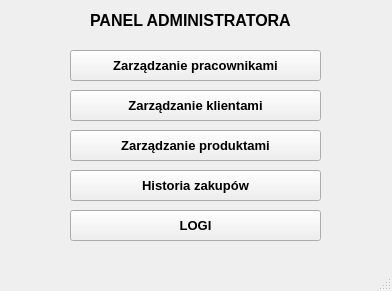
<?xml version="1.0" encoding="UTF-8"?>
<ui version="4.0">
 <class>MainWindow</class>
 <widget class="QMainWindow" name="MainWindow">
  <property name="geometry">
   <rect>
    <x>0</x>
    <y>0</y>
    <width>392</width>
    <height>291</height>
   </rect>
  </property>
  <property name="windowTitle">
   <string>MainWindow</string>
  </property>
  <widget class="QWidget" name="centralwidget">
   <widget class="QPushButton" name="pushButton_2">
    <property name="geometry">
     <rect>
      <x>70</x>
      <y>50</y>
      <width>251</width>
      <height>31</height>
     </rect>
    </property>
    <property name="font">
     <font>
      <pointsize>10</pointsize>
      <weight>75</weight>
      <bold>true</bold>
     </font>
    </property>
    <property name="text">
     <string>Zarządzanie pracownikami</string>
    </property>
   </widget>
   <widget class="QPushButton" name="pushButton_3">
    <property name="geometry">
     <rect>
      <x>70</x>
      <y>90</y>
      <width>251</width>
      <height>31</height>
     </rect>
    </property>
    <property name="font">
     <font>
      <pointsize>10</pointsize>
      <weight>75</weight>
      <bold>true</bold>
     </font>
    </property>
    <property name="autoFillBackground">
     <bool>false</bool>
    </property>
    <property name="text">
     <string>Zarządzanie klientami</string>
    </property>
   </widget>
   <widget class="QLabel" name="label">
    <property name="geometry">
     <rect>
      <x>90</x>
      <y>0</y>
      <width>221</width>
      <height>41</height>
     </rect>
    </property>
    <property name="font">
     <font>
      <pointsize>12</pointsize>
      <weight>75</weight>
      <bold>true</bold>
     </font>
    </property>
    <property name="text">
     <string>PANEL ADMINISTRATORA</string>
    </property>
   </widget>
   <widget class="QPushButton" name="pushButton_4">
    <property name="geometry">
     <rect>
      <x>70</x>
      <y>210</y>
      <width>251</width>
      <height>31</height>
     </rect>
    </property>
    <property name="font">
     <font>
      <pointsize>10</pointsize>
      <weight>75</weight>
      <bold>true</bold>
     </font>
    </property>
    <property name="autoFillBackground">
     <bool>false</bool>
    </property>
    <property name="text">
     <string>LOGI</string>
    </property>
   </widget>
   <widget class="QPushButton" name="pushButton_5">
    <property name="geometry">
     <rect>
      <x>70</x>
      <y>130</y>
      <width>251</width>
      <height>31</height>
     </rect>
    </property>
    <property name="font">
     <font>
      <pointsize>10</pointsize>
      <weight>75</weight>
      <bold>true</bold>
     </font>
    </property>
    <property name="autoFillBackground">
     <bool>false</bool>
    </property>
    <property name="text">
     <string>Zarządzanie produktami</string>
    </property>
   </widget>
   <widget class="QPushButton" name="pushButton_6">
    <property name="geometry">
     <rect>
      <x>70</x>
      <y>170</y>
      <width>251</width>
      <height>31</height>
     </rect>
    </property>
    <property name="font">
     <font>
      <pointsize>10</pointsize>
      <weight>75</weight>
      <bold>true</bold>
     </font>
    </property>
    <property name="autoFillBackground">
     <bool>false</bool>
    </property>
    <property name="text">
     <string>Historia zakupów</string>
    </property>
   </widget>
  </widget>
  <widget class="QMenuBar" name="menubar">
   <property name="geometry">
    <rect>
     <x>0</x>
     <y>0</y>
     <width>392</width>
     <height>21</height>
    </rect>
   </property>
  </widget>
  <widget class="QStatusBar" name="statusbar"/>
 </widget>
 <resources/>
 <connections/>
</ui>
